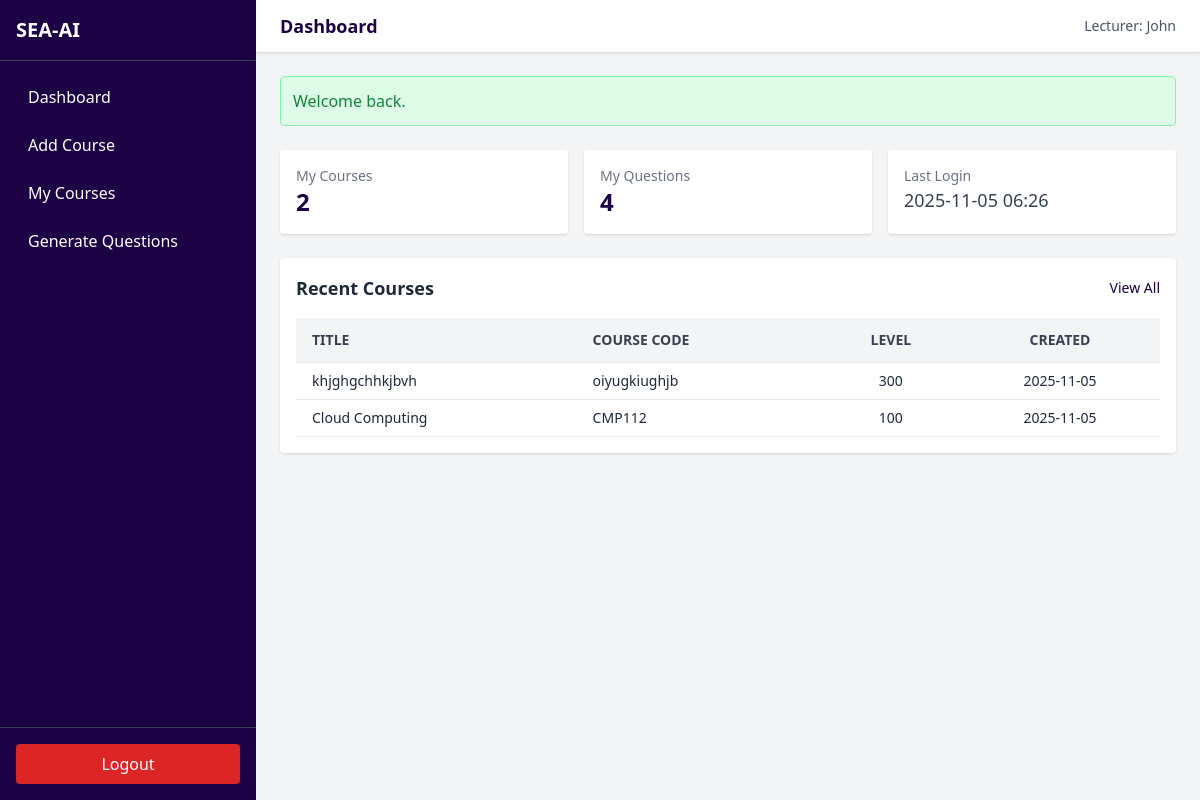
The app's page /lecturer/dashboard.php (signed in) with its own data.
### tables this page shows
CREATE TABLE `courses` (
  `id` int(11) NOT NULL,
  `lecturer_id` int(11) NOT NULL,
  `title` varchar(255) NOT NULL,
  `course_code` varchar(100) NOT NULL,
  `level` varchar(50) NOT NULL,
  `info` text DEFAULT NULL,
  `created_at` timestamp NOT NULL DEFAULT current_timestamp(),
  `updated_at` timestamp NULL DEFAULT NULL
);

### includes/functions.php (called while the page is built, shortened)
<?php
function e($v){ return $v; }
function flash_get($key){
    $v = $_SESSION['flash'][$key];
    return $v;
}

### lecturer/dashboard.php (the view, shortened to what this page needs)
<?php
require_once __DIR__ . '/../config/db.php';
require_once __DIR__ . '/../includes/functions.php';
$lecturer_id = (int)$_SESSION['lecturer_id'];
$stmt = $pdo->prepare("SELECT COUNT(*) FROM courses WHERE lecturer_id = ?");
$stmt->execute([$lecturer_id]);
$myCourses = (int)$stmt->fetchColumn();
$stmt = $pdo->prepare("SELECT COUNT(*) FROM questions WHERE lecturer_id = ?");
$stmt->execute([$lecturer_id]);
$myQuestions = (int)$stmt->fetchColumn();
$stmt = $pdo->prepare("SELECT id, title, course_code, level, created_at FROM courses WHERE lecturer_id = ? ORDER BY created_at DESC LIMIT 5");
$stmt->execute([$lecturer_id]);
$recentCourses = $stmt->fetchAll();
require_once __DIR__ . '/../includes/header.php';
require_once __DIR__ . '/../includes/sidebar.php';
?>
<div class="flex-1 flex flex-col">
  <?php require_once __DIR__ . '/../includes/topnav.php'; ?>
  <main class="p-6 space-y-6">
     <?php if($msg = flash_get('success')): ?>
      <div class="bg-green-100 border border-green-300 text-green-700 p-3 rounded"><?= e($msg) ?></div>
    <?php elseif($msg = flash_get('error')): ?>
      <div class="bg-red-100 border border-red-300 text-red-700 p-3 rounded"><?= e($msg) ?></div>
    <?php endif; ?>
    <div class="grid grid-cols-1 md:grid-cols-2 lg:grid-cols-3 gap-4">
      <div class="bg-white shadow rounded p-4">
        <h2 class="text-gray-500 text-sm">My Courses</h2>
        <p class="text-2xl font-bold text-[var(--primary)]"><?= $myCourses ?></p>
      </div>
      <div class="bg-white shadow rounded p-4">
        <h2 class="text-gray-500 text-sm">My Questions</h2>
        <p class="text-2xl font-bold text-[var(--primary)]"><?= $myQuestions ?></p>
      </div>
      <div class="bg-white shadow rounded p-4">
        <h2 class="text-gray-500 text-sm">Last Login</h2>
        <p class="text-lg text-gray-700 font-medium">
          <?= e($_SESSION['lecturer_last_login'] ?? date('Y-m-d H:i')) ?>
        </p>
      </div>
    </div>
    <section class="bg-white shadow rounded p-4">
      <div class="flex justify-between items-center mb-4">
        <h3 class="text-lg font-semibold text-gray-800">Recent Courses</h3>
        <a href="view_courses.php"
           class="text-sm text-[var(--primary)] hover:underline">View All</a>
      </div>
      <table class="w-full border-collapse">
        <thead class="bg-gray-100 text-gray-700 text-sm uppercase">
          <tr>
            <th class="border-b px-4 py-3 text-left">Title</th>
            <th class="border-b px-4 py-3 text-left">Course Code</th>
            <th class="border-b px-4 py-3 text-center">Level</th>
            <th class="border-b px-4 py-3 text-center">Created</th>
          </tr>
        </thead>
        <tbody class="text-sm">
          <?php if (empty($recentCourses)): ?>
            <tr>
              <td colspan="4" class="text-center py-6 text-gray-500">
                You haven’t added any courses yet.
              </td>
            </tr>
          <?php else: ?>
            <?php foreach ($recentCourses as $c): ?>
              <tr class="hover:bg-gray-50">
                <td class="border-b px-4 py-2"><?= e($c['title']) ?></td>
                <td class="border-b px-4 py-2"><?= e($c['course_code']) ?></td>
                <td class="border-b px-4 py-2 text-center"><?= e($c['level']) ?></td>
                <td class="border-b px-4 py-2 text-center">
                  <?= e(date('Y-m-d', strtotime($c['created_at']))) ?>
                </td>
              </tr>
            <?php endforeach; ?>
          <?php endif; ?>
        </tbody>
      </table>
    </section>
  </main>
</div>
<?php require_once __DIR__ . '/../includes/footer.php'; ?>

### includes/header.php (style rules this page uses)
:root { --primary: #1c0144; }

### records on screen
courses: title "khjghgchhkjbvh", course_code "oiyugkiughjb", level "300", created_at "2025-11-05"
courses: title "Cloud Computing", course_code "CMP112", level "100", created_at "2025-11-05"

### other values on screen
$_SESSION['lecturer_name'] "John"
$msg "Welcome back."
$myCourses "2"
$myQuestions "4"
$_SESSION['lecturer_last_login'] "2025-11-05 06:26"
